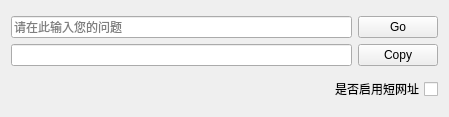
<?xml version="1.0" encoding="UTF-8"?>
<ui version="4.0">
 <class>Form</class>
 <widget class="QWidget" name="Form">
  <property name="geometry">
   <rect>
    <x>0</x>
    <y>0</y>
    <width>449</width>
    <height>117</height>
   </rect>
  </property>
  <property name="windowTitle">
   <string>让我帮你百度一下吧</string>
  </property>
  <property name="windowIcon">
   <iconset resource="res.qrc">
    <normaloff>:/icon/icon.ico</normaloff>:/icon/icon.ico</iconset>
  </property>
  <layout class="QGridLayout" name="gridLayout">
   <item row="0" column="0">
    <layout class="QVBoxLayout" name="verticalLayout" stretch="0,0">
     <item>
      <layout class="QHBoxLayout" name="horizontalLayout">
       <item>
        <widget class="QLineEdit" name="lineEdit">
         <property name="inputMask">
          <string/>
         </property>
         <property name="text">
          <string/>
         </property>
         <property name="placeholderText">
          <string>请在此输入您的问题</string>
         </property>
        </widget>
       </item>
       <item>
        <widget class="QPushButton" name="pushButton">
         <property name="text">
          <string>Go</string>
         </property>
        </widget>
       </item>
      </layout>
     </item>
     <item>
      <layout class="QHBoxLayout" name="horizontalLayout_2">
       <item>
        <widget class="QLineEdit" name="lineEdit_2"/>
       </item>
       <item>
        <widget class="QPushButton" name="pushButton_2">
         <property name="text">
          <string>Copy</string>
         </property>
        </widget>
       </item>
      </layout>
     </item>
    </layout>
   </item>
   <item row="2" column="0">
    <layout class="QHBoxLayout" name="horizontalLayout_3">
     <item>
      <widget class="QLabel" name="statusShow">
       <property name="text">
        <string/>
       </property>
      </widget>
     </item>
     <item>
      <widget class="QCheckBox" name="checkBox">
       <property name="layoutDirection">
        <enum>Qt::RightToLeft</enum>
       </property>
       <property name="text">
        <string>是否启用短网址</string>
       </property>
      </widget>
     </item>
    </layout>
   </item>
  </layout>
 </widget>
 <resources>
  <include location="res.qrc"/>
 </resources>
 <connections>
  <connection>
   <sender>lineEdit</sender>
   <signal>returnPressed()</signal>
   <receiver>pushButton</receiver>
   <slot>click()</slot>
   <hints>
    <hint type="sourcelabel">
     <x>335</x>
     <y>30</y>
    </hint>
    <hint type="destinationlabel">
     <x>388</x>
     <y>27</y>
    </hint>
   </hints>
  </connection>
  <connection>
   <sender>pushButton</sender>
   <signal>clicked()</signal>
   <receiver>Form</receiver>
   <slot>goBtnClicked()</slot>
   <hints>
    <hint type="sourcelabel">
     <x>422</x>
     <y>28</y>
    </hint>
    <hint type="destinationlabel">
     <x>284</x>
     <y>7</y>
    </hint>
   </hints>
  </connection>
  <connection>
   <sender>pushButton_2</sender>
   <signal>clicked()</signal>
   <receiver>Form</receiver>
   <slot>copyBtnClicked()</slot>
   <hints>
    <hint type="sourcelabel">
     <x>379</x>
     <y>61</y>
    </hint>
    <hint type="destinationlabel">
     <x>148</x>
     <y>108</y>
    </hint>
   </hints>
  </connection>
 </connections>
 <slots>
  <slot>goBtnClicked()</slot>
  <slot>copyBtnClicked()</slot>
 </slots>
</ui>
